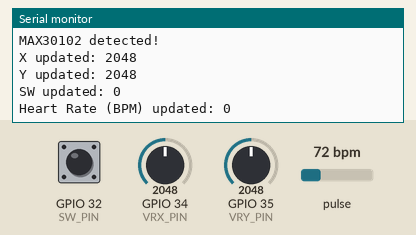
This sketch was run on a simulated ESP32. On the bench: the last lines printed to the serial monitor. The inputs (shaded band) are chosen by the test bench; at power-on: GPIO 34 (VRX_PIN) = 2048, GPIO 35 (VRY_PIN) = 2048, GPIO 32 (SW_PIN) HIGH, pulse 72 bpm. WiFi joins after 1.5 s; servers stay silent unless stated.

Above: at 2.7 s.
2.8 s: GPIO 34 (VRX_PIN) set to 2866
At 2.9 s:
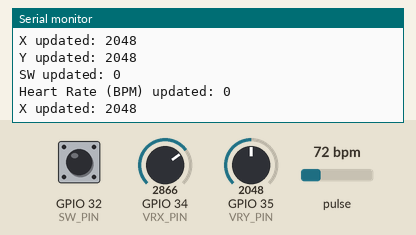
4.3 s: GPIO 35 (VRY_PIN) set to 2866
At 4.32 s:
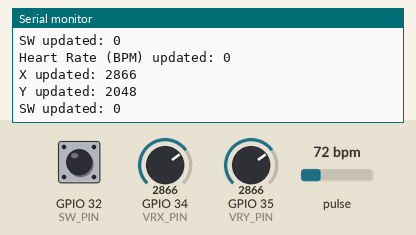
5.8 s: GPIO 32 (SW_PIN) pulled LOW for 1.35 s
At 6.54 s:
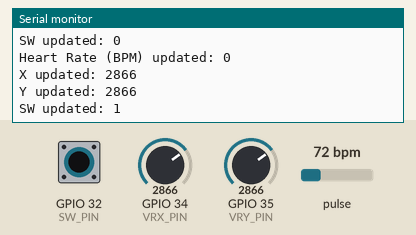
8.6 s: GPIO 34 (VRX_PIN) set to 3603
At 8.61 s:
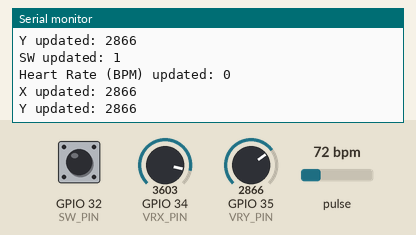
10.1 s: GPIO 35 (VRY_PIN) set to 3603
At 11.5 s:
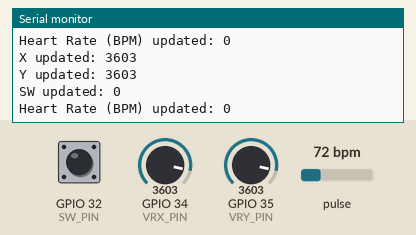
Timing chart, 0 to 12.6 s (numbered marks = the images above; inputs shaded):
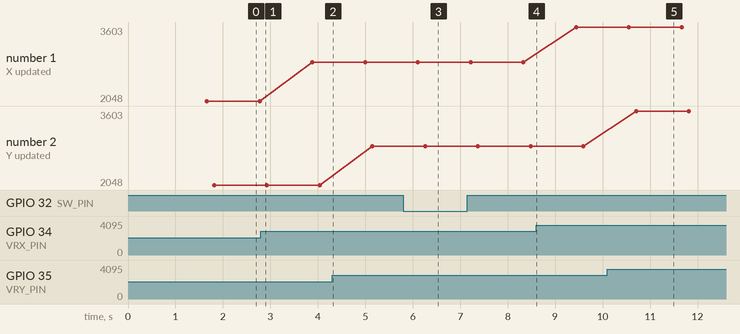

Measured:
- after the input at 5.8 s, the serial monitor: prints a new line after 0.61 s (image 3)
- after the input at 10.1 s, the serial monitor: prints a new line after 0.60 s (image 5)
- plotted number 1: 2048 → 2866 after the input at 2.8 s, 2866 → 3603 after the input at 8.6 s

The sketch:

epitome_griet_2.ino
```cpp
#include <WiFi.h>
#include <FirebaseESP32.h>
#include <Wire.h>
#include "MAX30105.h"

#define WIFI_SSID ""
#define WIFI_PASSWORD ""

#define FIREBASE_HOST ""
#define FIREBASE_AUTH ""

FirebaseData firebaseData;
FirebaseAuth auth;
FirebaseConfig config;

#define VRX_PIN 34  // Joystick X-axis
#define VRY_PIN 35  // Joystick Y-axis
#define SW_PIN  32  // Joystick Switch

MAX30105 particleSensor;

const byte RATE_SIZE = 4; // Number of readings for averaging BPM
byte rates[RATE_SIZE];    // Stores last few BPM values
byte rateSpot = 0;
long lastBeat = 0;        // Timestamp of last beat
float beatsPerMinute;
int beatAvg;

void setup() {
    Serial.begin(115200);

    // Connect to WiFi
    WiFi.begin(WIFI_SSID, WIFI_PASSWORD);
    while (WiFi.status() != WL_CONNECTED) {
        delay(500);
        Serial.print(".");
    }
    Serial.println("\nWiFi Connected!");

    // Initialize Firebase
    config.host = FIREBASE_HOST;
    config.signer.tokens.legacy_token = FIREBASE_AUTH;
    Firebase.begin(&config, &auth);
    Firebase.reconnectWiFi(true);
    Firebase.setReadTimeout(firebaseData, 1000);
    Firebase.setwriteSizeLimit(firebaseData, "tiny");

    // Set up joystick pins
    pinMode(SW_PIN, INPUT_PULLUP);
    pinMode(VRX_PIN, INPUT);
    pinMode(VRY_PIN, INPUT);

    // Initialize MAX30102 sensor
    if (!particleSensor.begin(Wire, I2C_SPEED_STANDARD)) {
        Serial.println("MAX30102 not found. Check connections!");
        while (1); // Halt execution if sensor is not found
    }
    Serial.println("MAX30102 detected!");

    particleSensor.setup();
    particleSensor.setPulseAmplitudeRed(0x0A);
    particleSensor.setPulseAmplitudeGreen(0);
}

void loop() {
    // Read joystick values
    int x = analogRead(VRX_PIN);
    int y = analogRead(VRY_PIN);
    int sw = digitalRead(SW_PIN) == LOW ? 1 : 0;

    // Get heart rate
    int bpm = getBPM();

    // Update Firebase with joystick data
    if (Firebase.setInt(firebaseData, "/joystick/x", x)) {
        Serial.println("X updated: " + String(x));
    } else {
        Serial.println("Firebase X Error: " + firebaseData.errorReason());
    }

    if (Firebase.setInt(firebaseData, "/joystick/y", y)) {
        Serial.println("Y updated: " + String(y));
    } else {
        Serial.println("Firebase Y Error: " + firebaseData.errorReason());
    }

    if (Firebase.setInt(firebaseData, "/joystick/sw", sw)) {
        Serial.println("SW updated: " + String(sw));
    } else {
        Serial.println("Firebase SW Error: " + firebaseData.errorReason());
    }

    // Update Firebase with heart rate
    if (Firebase.setInt(firebaseData, "/heartRate/bpm", bpm)) {
        Serial.println("Heart Rate (BPM) updated: " + String(bpm));
    } else {
        Serial.println("Firebase BPM Error: " + firebaseData.errorReason());
    }

    delay(500);
}

// Function to calculate BPM
int getBPM() {
    long irValue = particleSensor.getIR();

    if (irValue < 50000) {  // No finger detected
        Serial.println("No finger detected.");
        return 0;
    }

    if (particleSensor.check() == true) {  // Check for new data
        if (particleSensor.getIR() > 50000) {  // Simple threshold-based detection
            long delta = millis() - lastBeat;
            lastBeat = millis();
            beatsPerMinute = 60 / (delta / 1000.0);

            if (beatsPerMinute > 50 && beatsPerMinute < 255) {  // Valid BPM range
                rates[rateSpot++] = (byte)beatsPerMinute;
                rateSpot %= RATE_SIZE;

                beatAvg = 0;
                for (byte i = 0; i < RATE_SIZE; i++) {
                    beatAvg += rates[i];
                }
                beatAvg /= RATE_SIZE;
            }
        }
    }

    return beatAvg;
}
```
